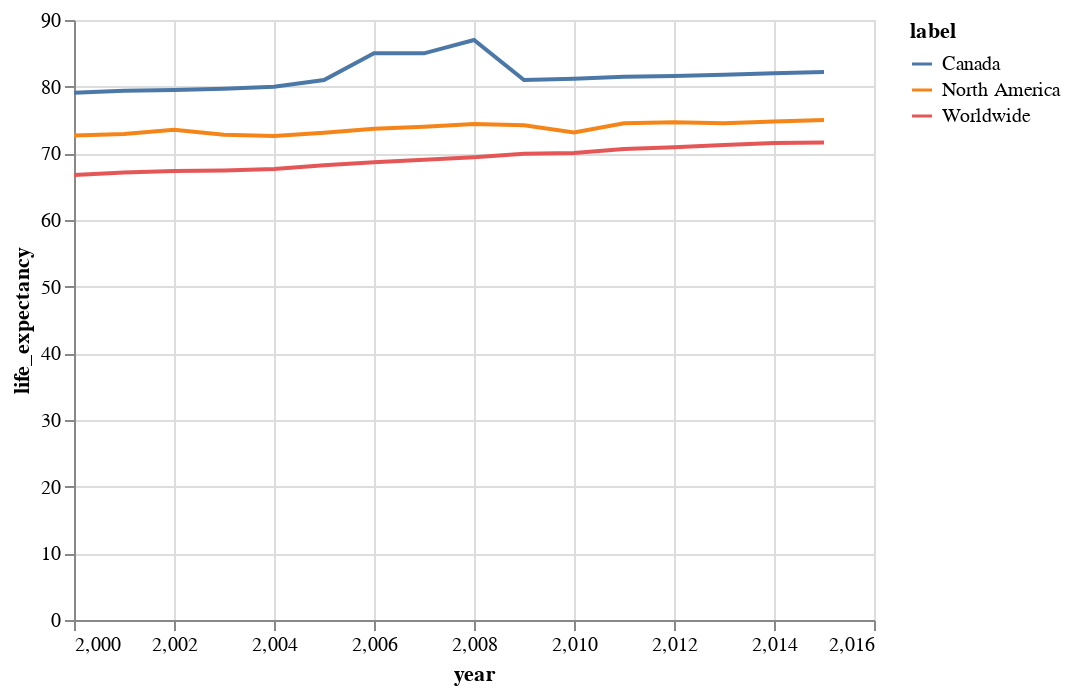

Write notebook code for a chart like this one.
### Code cell
temp = (
    dataset_df.groupby("year")
    .mean()["life_expectancy"]
    .reset_index()
    .assign(label="Worldwide")
)
temp = pd.concat(
    [
        temp,
        dataset_df[dataset_df["continent"] == sel_continent]
        .groupby("year")
        .mean()["life_expectancy"]
        .reset_index()
        .assign(label=sel_continent)
    ],
    ignore_index=True,
)
temp = pd.concat(
    [
        temp,
        dataset_df.loc[
            dataset_df["country"] == chosen_country, ["year", "life_expectancy"]
        ].assign(label=chosen_country),
    ],
    ignore_index=True,
)
alt.Chart(temp[temp["year"] >= chosen_year]).mark_line().encode(
    x="year",
    y="life_expectancy",
    color="label"
)

### Figure 1 — Vega-Lite specification as saved in the notebook (floating-point values rounded to 4 significant figures)
{"config": {"view": {"continuousWidth": 400, "continuousHeight": 300}}, "data": {"name": "data-3b4272a2b267525663801b75dac1f0b0"}, "mark": "line", "encoding": {"color": {"type": "nominal", "field": "label"}, "x": {"type": "quantitative", "field": "year"}, "y": {"type": "quantitative", "field": "life_expectancy"}}, "$schema": "https://vega.github.io/schema/vega-lite/v4.8.1.json", "datasets": {"data-3b4272a2b267525663801b75dac1f0b0": [{"year": 2000, "life_expectancy": 66.75, "label": "Worldwide"}, {"year": 2001, "life_expectancy": 67.13, "label": "Worldwide"}, {"year": 2002, "life_expectancy": 67.35, "label": "Worldwide"}, {"year": 2003, "life_expectancy": 67.43, "label": "Worldwide"}, {"year": 2004, "life_expectancy": 67.65, "label": "Worldwide"}, {"year": 2005, "life_expectancy": 68.21, "label": "Worldwide"}, {"year": 2006, "life_expectancy": 68.67, "label": "Worldwide"}, {"year": 2007, "life_expectancy": 69.04, "label": "Worldwide"}, {"year": 2008, "life_expectancy": 69.43, "label": "Worldwide"}, {"year": 2009, "life_expectancy": 69.94, "label": "Worldwide"}, {"year": 2010, "life_expectancy": 70.05, "label": "Worldwide"}, {"year": 2011, "life_expectancy": 70.65, "label": "Worldwide"}, {"year": 2012, "life_expectancy": 70.92, "label": "Worldwide"}, {"year": 2013, "life_expectancy": 71.24, "label": "Worldwide"}, {"year": 2014, "life_expectancy": 71.54, "label": "Worldwide"}, {"year": 2015, "life_expectancy": 71.62, "label": "Worldwide"}, {"year": 2000, "life_expectancy": 72.68, "label": "North America"}, {"year": 2001, "life_expectancy": 72.89, "label": "North America"}, {"year": 2002, "life_expectancy": 73.53, "label": "North America"}, {"year": 2003, "life_expectancy": 72.8, "label": "North America"}, {"year": 2004, "life_expectancy": 72.6, "label": "North America"}, {"year": 2005, "life_expectancy": 73.08, "label": "North America"}, {"year": 2006, "life_expectancy": 73.7, "label": "North America"}, {"year": 2007, "life_expectancy": 73.99, "label": "North America"}, {"year": 2008, "life_expectancy": 74.4, "label": "North America"}, {"year": 2009, "life_expectancy": 74.2, "label": "North America"}, {"year": 2010, "life_expectancy": 73.14, "label": "North America"}, {"year": 2011, "life_expectancy": 74.51, "label": "North America"}, {"year": 2012, "life_expectancy": 74.65, "label": "North America"}, {"year": 2013, "life_expectancy": 74.52, "label": "North America"}, {"year": 2014, "life_expectancy": 74.76, "label": "North America"}, {"year": 2015, "life_expectancy": 75.01, "label": "North America"}, {"year": 2015, "life_expectancy": 82.2, "label": "Canada"}, {"year": 2014, "life_expectancy": 82.0, "label": "Canada"}, {"year": 2013, "life_expectancy": 81.8, "label": "Canada"}, {"year": 2012, "life_expectancy": 81.6, "label": "Canada"}, {"year": 2011, "life_expectancy": 81.5, "label": "Canada"}, {"year": 2010, "life_expectancy": 81.2, "label": "Canada"}, {"year": 2009, "life_expectancy": 81.0, "label": "Canada"}, {"year": 2008, "life_expectancy": 87.0, "label": "Canada"}, {"year": 2007, "life_expectancy": 85.0, "label": "Canada"}, {"year": 2006, "life_expectancy": 85.0, "label": "Canada"}, {"year": 2005, "life_expectancy": 81.0, "label": "Canada"}, {"year": 2004, "life_expectancy": 80.0, "label": "Canada"}, {"year": 2003, "life_expectancy": 79.7, "label": "Canada"}, {"year": 2002, "life_expectancy": 79.5, "label": "Canada"}, {"year": 2001, "life_expectancy": 79.4, "label": "Canada"}, {"year": 2000, "life_expectancy": 79.1, "label": "Canada"}]}}
